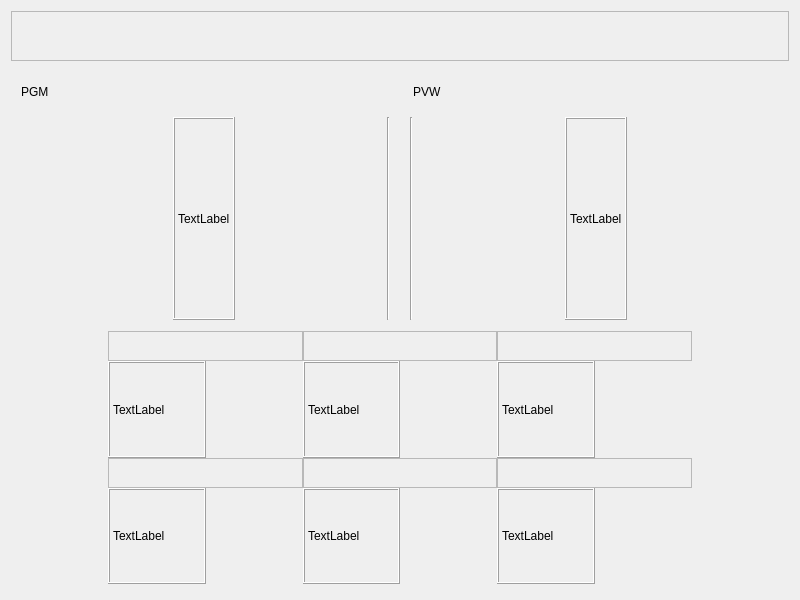
<?xml version="1.0" encoding="UTF-8"?>
<ui version="4.0">
 <class>MainWindow</class>
 <widget class="QMainWindow" name="MainWindow">
  <property name="geometry">
   <rect>
    <x>0</x>
    <y>0</y>
    <width>800</width>
    <height>600</height>
   </rect>
  </property>
  <property name="minimumSize">
   <size>
    <width>800</width>
    <height>600</height>
   </size>
  </property>
  <property name="windowTitle">
   <string>MainWindow</string>
  </property>
  <widget class="QWidget" name="centralWidget">
   <property name="minimumSize">
    <size>
     <width>761</width>
     <height>490</height>
    </size>
   </property>
   <layout class="QGridLayout" name="gridLayout_2">
    <item row="0" column="0">
     <layout class="QGridLayout" name="gridLayout">
      <item row="0" column="0">
       <widget class="QFrame" name="frame">
        <property name="minimumSize">
         <size>
          <width>731</width>
          <height>50</height>
         </size>
        </property>
        <property name="maximumSize">
         <size>
          <width>16777215</width>
          <height>50</height>
         </size>
        </property>
        <property name="frameShape">
         <enum>QFrame::StyledPanel</enum>
        </property>
        <property name="frameShadow">
         <enum>QFrame::Raised</enum>
        </property>
       </widget>
      </item>
      <item row="1" column="0">
       <widget class="QWidget" name="widget" native="true">
        <layout class="QGridLayout" name="gridLayout_4">
         <property name="leftMargin">
          <number>10</number>
         </property>
         <property name="topMargin">
          <number>0</number>
         </property>
         <property name="rightMargin">
          <number>10</number>
         </property>
         <property name="bottomMargin">
          <number>5</number>
         </property>
         <property name="spacing">
          <number>0</number>
         </property>
         <item row="1" column="7">
          <widget class="labevent" name="pvw_labPlayer">
           <property name="frameShape">
            <enum>QFrame::Box</enum>
           </property>
           <property name="frameShadow">
            <enum>QFrame::Raised</enum>
           </property>
           <property name="text">
            <string>TextLabel</string>
           </property>
          </widget>
         </item>
         <item row="1" column="3">
          <widget class="Line" name="line">
           <property name="orientation">
            <enum>Qt::Vertical</enum>
           </property>
          </widget>
         </item>
         <item row="1" column="2">
          <spacer name="horizontalSpacer_2">
           <property name="orientation">
            <enum>Qt::Horizontal</enum>
           </property>
           <property name="sizeHint" stdset="0">
            <size>
             <width>40</width>
             <height>20</height>
            </size>
           </property>
          </spacer>
         </item>
         <item row="1" column="1">
          <widget class="labevent" name="pgm_labPlayer">
           <property name="frameShape">
            <enum>QFrame::Box</enum>
           </property>
           <property name="frameShadow">
            <enum>QFrame::Raised</enum>
           </property>
           <property name="text">
            <string>TextLabel</string>
           </property>
          </widget>
         </item>
         <item row="1" column="6">
          <spacer name="horizontalSpacer">
           <property name="orientation">
            <enum>Qt::Horizontal</enum>
           </property>
           <property name="sizeHint" stdset="0">
            <size>
             <width>40</width>
             <height>20</height>
            </size>
           </property>
          </spacer>
         </item>
         <item row="1" column="5">
          <widget class="Line" name="line_2">
           <property name="orientation">
            <enum>Qt::Vertical</enum>
           </property>
          </widget>
         </item>
         <item row="1" column="4">
          <spacer name="horizontalSpacer_3">
           <property name="orientation">
            <enum>Qt::Horizontal</enum>
           </property>
           <property name="sizeType">
            <enum>QSizePolicy::Maximum</enum>
           </property>
           <property name="sizeHint" stdset="0">
            <size>
             <width>20</width>
             <height>20</height>
            </size>
           </property>
          </spacer>
         </item>
         <item row="1" column="0">
          <spacer name="horizontalSpacer_4">
           <property name="orientation">
            <enum>Qt::Horizontal</enum>
           </property>
           <property name="sizeHint" stdset="0">
            <size>
             <width>40</width>
             <height>20</height>
            </size>
           </property>
          </spacer>
         </item>
         <item row="1" column="8">
          <spacer name="horizontalSpacer_5">
           <property name="orientation">
            <enum>Qt::Horizontal</enum>
           </property>
           <property name="sizeHint" stdset="0">
            <size>
             <width>40</width>
             <height>20</height>
            </size>
           </property>
          </spacer>
         </item>
         <item row="0" column="0" colspan="3">
          <widget class="QLabel" name="label_3">
           <property name="maximumSize">
            <size>
             <width>16777215</width>
             <height>50</height>
            </size>
           </property>
           <property name="text">
            <string>PGM</string>
           </property>
          </widget>
         </item>
         <item row="0" column="6" colspan="3">
          <widget class="QLabel" name="label_2">
           <property name="maximumSize">
            <size>
             <width>16777215</width>
             <height>50</height>
            </size>
           </property>
           <property name="text">
            <string>PVW</string>
           </property>
          </widget>
         </item>
        </layout>
       </widget>
      </item>
      <item row="2" column="0">
       <widget class="QWidget" name="widget_2" native="true">
        <layout class="QGridLayout" name="gridLayout_5">
         <property name="leftMargin">
          <number>0</number>
         </property>
         <property name="topMargin">
          <number>0</number>
         </property>
         <property name="rightMargin">
          <number>0</number>
         </property>
         <property name="bottomMargin">
          <number>0</number>
         </property>
         <property name="spacing">
          <number>0</number>
         </property>
         <item row="0" column="0">
          <layout class="QGridLayout" name="gridLayout_3">
           <property name="bottomMargin">
            <number>5</number>
           </property>
           <property name="spacing">
            <number>0</number>
           </property>
           <item row="1" column="2">
            <layout class="QHBoxLayout" name="horizontalLayout">
             <property name="spacing">
              <number>0</number>
             </property>
             <property name="sizeConstraint">
              <enum>QLayout::SetDefaultConstraint</enum>
             </property>
            </layout>
           </item>
           <item row="1" column="4">
            <layout class="QHBoxLayout" name="horizontalLayout_2">
             <property name="spacing">
              <number>0</number>
             </property>
            </layout>
           </item>
           <item row="3" column="3">
            <widget class="labevent" name="input5_labPlayer">
             <property name="frameShape">
              <enum>QFrame::Box</enum>
             </property>
             <property name="frameShadow">
              <enum>QFrame::Raised</enum>
             </property>
             <property name="text">
              <string>TextLabel</string>
             </property>
            </widget>
           </item>
           <item row="3" column="1">
            <widget class="labevent" name="input4_labPlayer">
             <property name="frameShape">
              <enum>QFrame::Box</enum>
             </property>
             <property name="frameShadow">
              <enum>QFrame::Raised</enum>
             </property>
             <property name="text">
              <string>TextLabel</string>
             </property>
            </widget>
           </item>
           <item row="3" column="5">
            <widget class="labevent" name="input6_labPlayer">
             <property name="frameShape">
              <enum>QFrame::Box</enum>
             </property>
             <property name="frameShadow">
              <enum>QFrame::Raised</enum>
             </property>
             <property name="text">
              <string>TextLabel</string>
             </property>
            </widget>
           </item>
           <item row="0" column="7" rowspan="4">
            <widget class="QWidget" name="widget_3" native="true">
             <layout class="QGridLayout" name="gridLayout_9">
              <property name="leftMargin">
               <number>0</number>
              </property>
              <property name="topMargin">
               <number>0</number>
              </property>
              <property name="rightMargin">
               <number>0</number>
              </property>
              <property name="bottomMargin">
               <number>0</number>
              </property>
              <property name="spacing">
               <number>0</number>
              </property>
              <item row="0" column="0">
               <layout class="QGridLayout" name="gridLayout_8"/>
              </item>
             </layout>
            </widget>
           </item>
           <item row="1" column="1">
            <widget class="labevent" name="input1_labPlayer">
             <property name="frameShape">
              <enum>QFrame::Box</enum>
             </property>
             <property name="frameShadow">
              <enum>QFrame::Raised</enum>
             </property>
             <property name="text">
              <string>TextLabel</string>
             </property>
            </widget>
           </item>
           <item row="1" column="3">
            <widget class="labevent" name="input2_labPlayer">
             <property name="frameShape">
              <enum>QFrame::Box</enum>
             </property>
             <property name="frameShadow">
              <enum>QFrame::Raised</enum>
             </property>
             <property name="text">
              <string>TextLabel</string>
             </property>
            </widget>
           </item>
           <item row="0" column="0" rowspan="4">
            <widget class="QWidget" name="widget_4" native="true">
             <layout class="QGridLayout" name="gridLayout_7">
              <property name="leftMargin">
               <number>0</number>
              </property>
              <property name="topMargin">
               <number>0</number>
              </property>
              <property name="rightMargin">
               <number>0</number>
              </property>
              <property name="bottomMargin">
               <number>0</number>
              </property>
              <property name="spacing">
               <number>0</number>
              </property>
              <item row="0" column="0">
               <layout class="QGridLayout" name="gridLayout_6">
                <property name="spacing">
                 <number>0</number>
                </property>
               </layout>
              </item>
             </layout>
            </widget>
           </item>
           <item row="1" column="5">
            <widget class="labevent" name="input3_labPlayer">
             <property name="frameShape">
              <enum>QFrame::Box</enum>
             </property>
             <property name="frameShadow">
              <enum>QFrame::Raised</enum>
             </property>
             <property name="text">
              <string>TextLabel</string>
             </property>
            </widget>
           </item>
           <item row="1" column="6">
            <layout class="QHBoxLayout" name="horizontalLayout_3">
             <property name="spacing">
              <number>0</number>
             </property>
            </layout>
           </item>
           <item row="3" column="2">
            <layout class="QHBoxLayout" name="horizontalLayout_4">
             <property name="spacing">
              <number>0</number>
             </property>
            </layout>
           </item>
           <item row="3" column="4">
            <layout class="QHBoxLayout" name="horizontalLayout_5">
             <property name="spacing">
              <number>0</number>
             </property>
            </layout>
           </item>
           <item row="3" column="6">
            <layout class="QHBoxLayout" name="horizontalLayout_6">
             <property name="spacing">
              <number>0</number>
             </property>
            </layout>
           </item>
           <item row="0" column="1" colspan="2">
            <widget class="QFrame" name="frame_2">
             <property name="maximumSize">
              <size>
               <width>16777215</width>
               <height>30</height>
              </size>
             </property>
             <property name="frameShape">
              <enum>QFrame::StyledPanel</enum>
             </property>
             <property name="frameShadow">
              <enum>QFrame::Raised</enum>
             </property>
            </widget>
           </item>
           <item row="0" column="3" colspan="2">
            <widget class="QFrame" name="frame_4">
             <property name="frameShape">
              <enum>QFrame::StyledPanel</enum>
             </property>
             <property name="frameShadow">
              <enum>QFrame::Raised</enum>
             </property>
            </widget>
           </item>
           <item row="0" column="5" colspan="2">
            <widget class="QFrame" name="frame_5">
             <property name="frameShape">
              <enum>QFrame::StyledPanel</enum>
             </property>
             <property name="frameShadow">
              <enum>QFrame::Raised</enum>
             </property>
            </widget>
           </item>
           <item row="2" column="1" colspan="2">
            <widget class="QFrame" name="frame_3">
             <property name="maximumSize">
              <size>
               <width>16777215</width>
               <height>30</height>
              </size>
             </property>
             <property name="frameShape">
              <enum>QFrame::StyledPanel</enum>
             </property>
             <property name="frameShadow">
              <enum>QFrame::Raised</enum>
             </property>
            </widget>
           </item>
           <item row="2" column="3" colspan="2">
            <widget class="QFrame" name="frame_6">
             <property name="frameShape">
              <enum>QFrame::StyledPanel</enum>
             </property>
             <property name="frameShadow">
              <enum>QFrame::Raised</enum>
             </property>
            </widget>
           </item>
           <item row="2" column="5" colspan="2">
            <widget class="QFrame" name="frame_7">
             <property name="frameShape">
              <enum>QFrame::StyledPanel</enum>
             </property>
             <property name="frameShadow">
              <enum>QFrame::Raised</enum>
             </property>
            </widget>
           </item>
          </layout>
         </item>
        </layout>
       </widget>
      </item>
     </layout>
    </item>
   </layout>
  </widget>
 </widget>
 <layoutdefault spacing="6" margin="11"/>
 <customwidgets>
  <customwidget>
   <class>labevent</class>
   <extends>QLabel</extends>
   <header>labevent.h</header>
  </customwidget>
 </customwidgets>
 <resources/>
 <connections/>
</ui>
